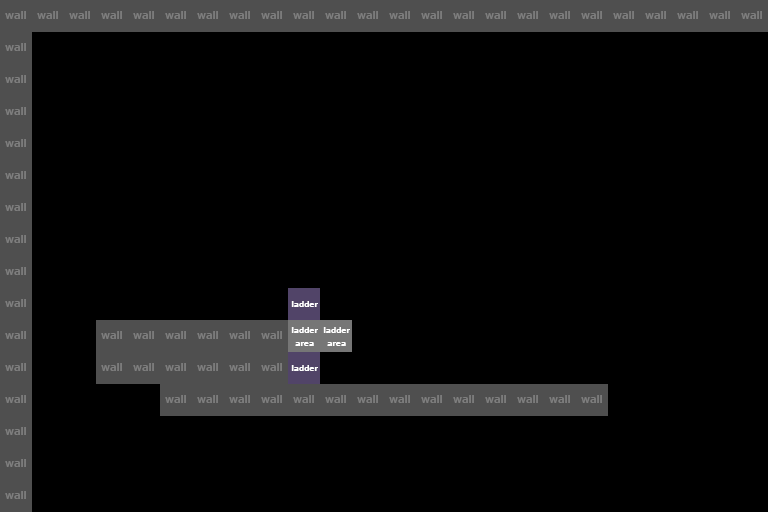

This game map was drawn from its Tiled (.tmx) file and the tilesets committed beside it. A one-line description and the trimmed map source follow:
An orthogonal 24x16 tile map with 32x32 px tiles, 1 tile layer (structure).

<map version="1.0" orientation="orthogonal" width="24" height="16" tilewidth="32" tileheight="32">
 <properties>
  <property name="bottom" value="" />
  <property name="right" value="" />
 </properties>
 <tileset firstgid="1" name="tilemap" tilewidth="32" tileheight="32">
  <image source="../tilemap.png" width="96" height="64" />
  <tile id="1">
   <properties>
    <property name="type" value="0" />
   </properties>
  </tile>
  <tile id="2">
   <properties>
    <property name="type" value="1" />
   </properties>
  </tile>
  <tile id="3">
   <properties>
    <property name="type" value="L" />
   </properties>
  </tile>
 </tileset>
 <layer name="structure" width="24" height="16">
  <data>[384 cells, 69 non-empty, 3 distinct tile ids]</data>
 </layer>
</map>